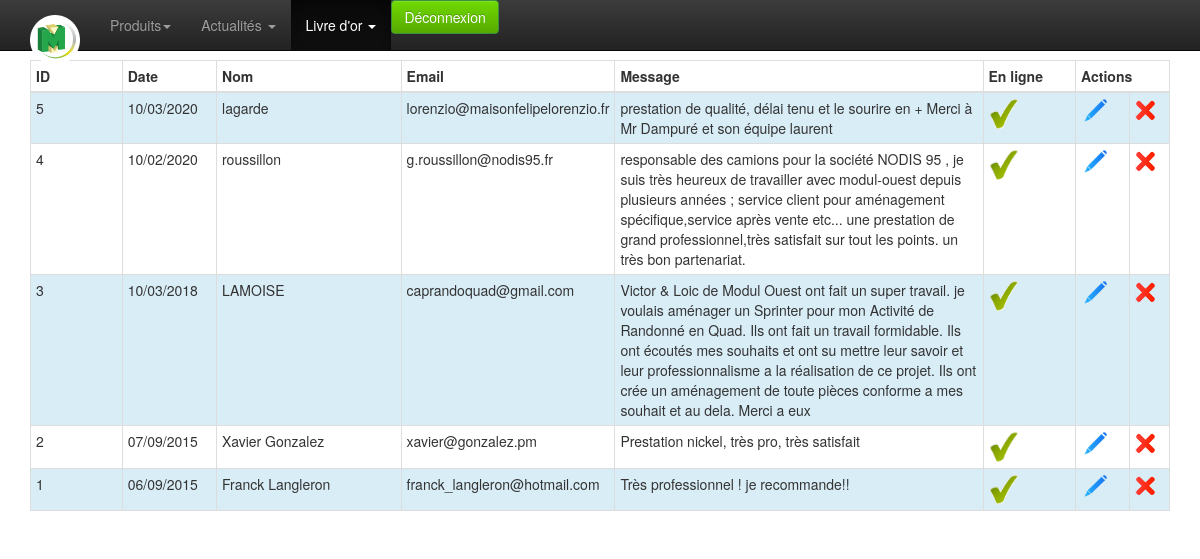
Before: /admin/livre_dor/liste.php (signed in) with the older database file.
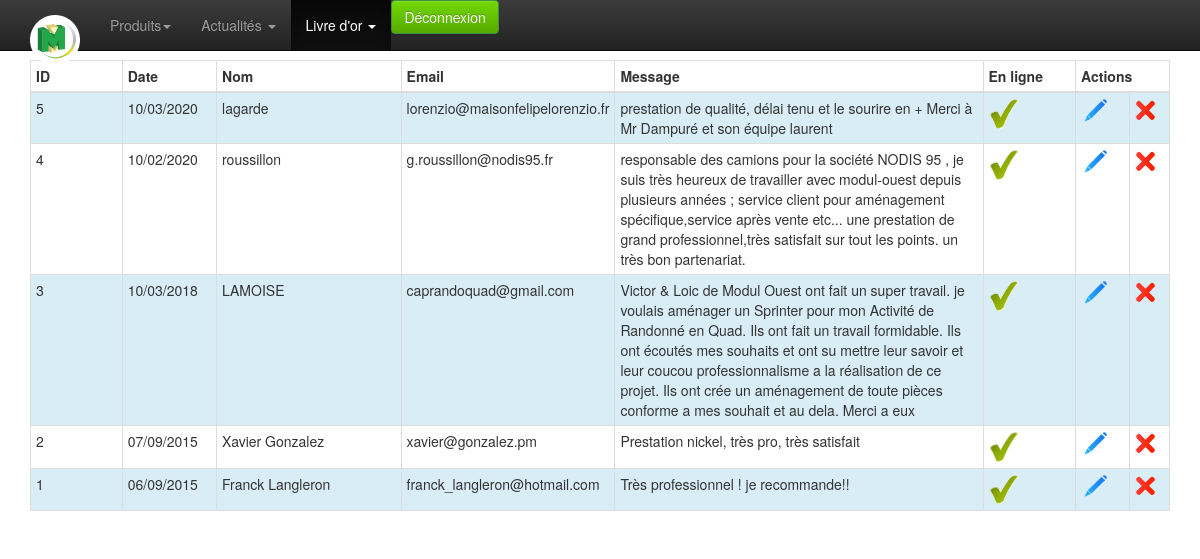
After: the same page with the newer database file.
### tables this page shows
CREATE TABLE `goldbook` (
  `id` int(11) NOT NULL AUTO_INCREMENT,
  `date` datetime NOT NULL,
  `nom` varchar(250) DEFAULT NULL,
  `email` varchar(100) DEFAULT NULL,
  `message` text DEFAULT NULL,
  `online` tinyint(4) NOT NULL DEFAULT 0,
  PRIMARY KEY (`id`)
);

### admin/classes/StorageManager.php (called while the page is built, shortened)
<?php
class StorageManager{
	protected function dbConnect() {
		try {
			$this->mysqli = new mysqli ( DBHOST, DBUSER, DBPASSWD, DBNAME ) ;
		} catch (Exception $e) {
			throw new Exception("Erreur Connexion DB ". $e->getMessage());
		}
	}
}
?>

### admin/classes/Goldbook.php (called while the page is built, shortened)
<?php
require_once("StorageManager.php");
class Goldbook extends StorageManager {
	public function goldbookGet($id){
		if (!isset($id)){
			$requete = "SELECT * FROM `goldbook` ORDER BY `date` DESC" ;
		} else {
			$requete = "SELECT * FROM `goldbook` WHERE id=". $id ." ORDER BY `date` DESC" ;
		}
		$new_array = null;
		$result = mysqli_query($this->mysqli,$requete);
		while( $row = mysqli_fetch_assoc( $result)){
			$new_array[] = $row;
		}
		return $new_array;
	}
}

### admin/classes/utils.php (called while the page is built, shortened)
<?
	function traitement_datetime_affiche($date) {
		if ( $date != "" ) {
			$tab = explode(" ", $date);
			$tab2 = explode("-", $tab[0]);
		   	return $tab2[2] . "/" . $tab2[1] . "/" . $tab2[0] ;
		}
		else
			return "";
	}
?>

### admin/livre_dor/liste.php (the view, shortened to what this page needs)
<? include_once ( $_SERVER['DOCUMENT_ROOT'] . "/admin/classes/utils.php" );?>
<?
	require $_SERVER['DOCUMENT_ROOT'] . "/admin/classes/Goldbook.php";
	$goldbook = new Goldbook();
	$result = $goldbook->goldbookGet(null);
?>
<!doctype html>
<html class="no-js" lang="en">
	<head>
		<? include_once $_SERVER['DOCUMENT_ROOT'] . "/admin/inc-meta.php";?>
	</head>
	<body>
		<? require_once $_SERVER['DOCUMENT_ROOT'] . "/admin/inc-menu.php";?>
		<div class="container">
			<div class="row">
				<div class="col-xs-12 col-sm-12 col-md-12">
					<table class="table table-hover table-bordered table-condensed table-striped" >
						<thead>
							<tr>
								<th class="col-md-1" style="">
									ID
								</th>
								<th class="col-md-1" style="">
									Date
								</th>
								<th class="col-md-2" style="">
									Nom
								</th>
								<th class="col-md-2" style="">
									Email
								</th>
								<th class="col-md-4" style="">
									Message
								</th>
								<th class="col-md-1" style="">
									En ligne
								</th>
								<th class="col-md-1" colspan="2" style="">
									Actions
								</th>
							</tr>
						</thead>
						<tbody>
							<?php
							if (!empty($result)) {
								$i=0;
								foreach ($result as $value) {
								$i++;
								if($value['online']=='1') {
									$online = 'check';
								} else {
									$online = 'vide';
								}
								?>
								<tr class="<?php if ($i%2!=0) echo 'info'?>">
									<td><?php echo $value['id']?></td>
									<td><?php echo traitement_datetime_affiche($value['date'])?></td>
									<td><?php echo $value['nom']?></td>
									<td><?php echo $value['email']?></td>
									<td><?php echo $value['message']?></td>
									<td><img src="../img/<?php echo $online ?>.png" width="30" ></td>
									<td><a href="./edition.php?id=<?php echo $value['id'] ?>"><img src="../img/modif.png" width="30" alt="Modifier" ></a></td>
									<td>
									<img src="../img/del.png" width="20" alt="Supprimer" onclick="$('.supp<?php echo $value['id']?>').css('display', 'block');"> </td>
								</tr>
								<?php } ?>
							<?php } ?>
						</tbody>
					</table>
				</div>
			</div>
		</div>
	</body>
</html>

Changed rows visible on the page:
changed goldbook "LAMOISE": message "…leur savoir et leur professionnalisme a la réalisation…" → "…leur savoir et leur coucou professionnalisme a la réalisation…"
